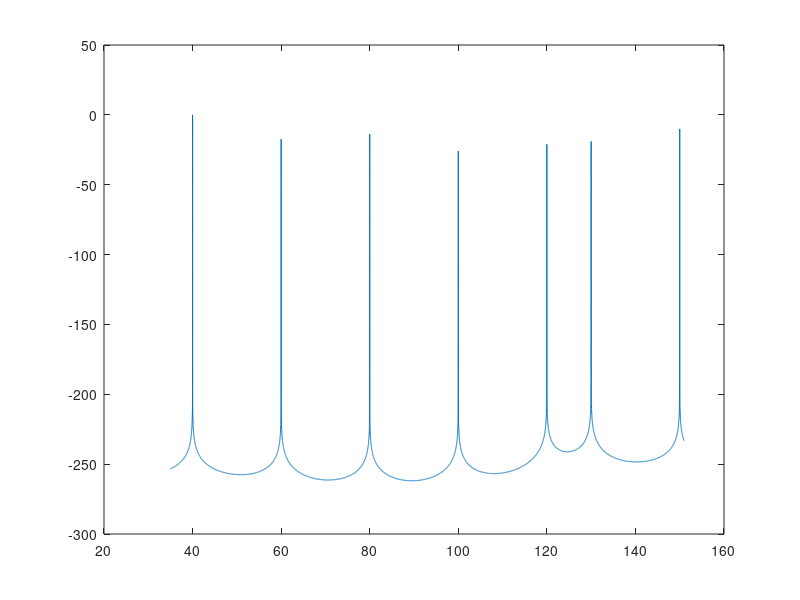

This chart was generated by the following MATLAB code:

Rnn=0.1*eye(8);
Rgg=eye(7);
theta=[40;60;80;100;120;130;150];
vn=cos(theta*pi/180);
%----------------------%
%Computing drive matrix%
%----------------------%
for rows=1:8
    for columns=1:size(theta,1)
        A(rows,columns)=exp(1j*pi*(rows-1)*vn(columns));
    end

end

Rxx=A*Rgg*ctranspose(A)+Rnn;
[V,D]=eig(Rxx);
min=inf;
%------------------------------%
%Finding the minimum eigenvalue%
%------------------------------%
for i=1:8
    for j=1:8
    if j==i
      if min>=D(j,i)
          min=D(j,i);
          rows=j;
          columns=i;
      end
    end
    end
end
u=V(:,columns);%eigenvector of the min eigenvalue

%---------------------------------------------%
%Computing and plotting spatial power spectrum%
%---------------------------------------------%
angleobs=35;    
x=1;

max=-inf;
while angleobs<=151
    for rows=1:8
    ad(rows,1)=exp(1j*pi*cos(angleobs*pi/180)*(rows-1));
    end
    P(x,1)=1/((ctranspose(ad)*u)*ctranspose(u)*ad);
    angleobs=angleobs+0.01;
    
    if real(P(x,1))>=max
        max=real(P(x,1));
    end
    
     x=x+1;
end
P(:,1)=10*log10(P(:,1)/max);
plot(35:0.01:150.99,(real(P(:,1))));
